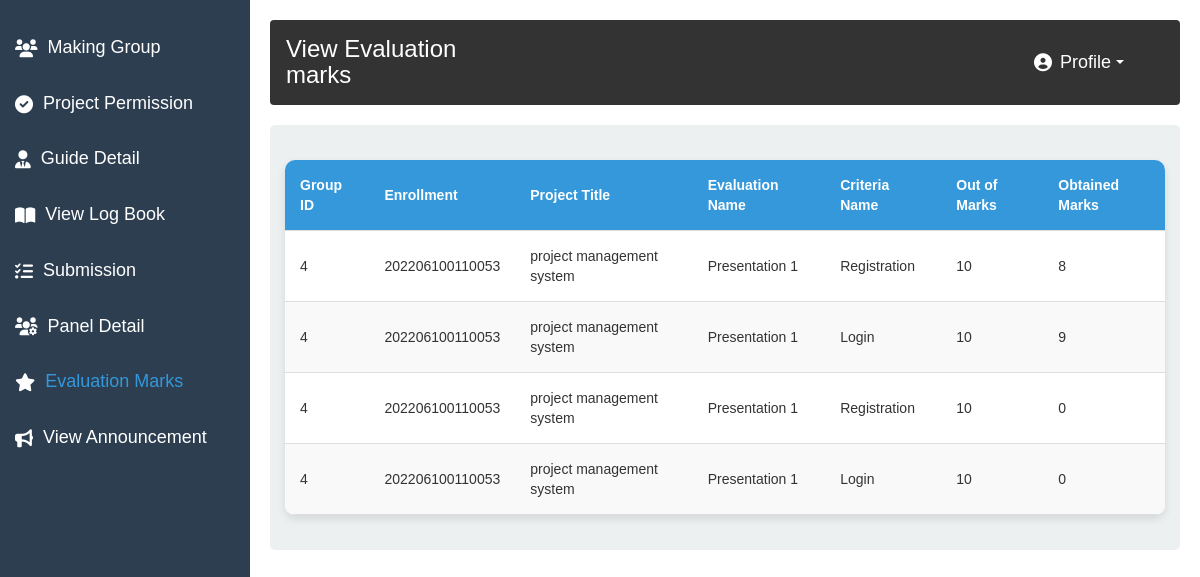
The page /StudentEvaluationMark.php (signed in) on the database its author committed.
### tables this page shows
CREATE TABLE `studentmarks` (
  `groupid` int(11) DEFAULT NULL,
  `enrollment` bigint(20) DEFAULT NULL,
  `projectTitle` varchar(100) DEFAULT NULL,
  `Eid` int(11) DEFAULT NULL,
  `Cid` int(11) DEFAULT NULL,
  `obtainMarks` int(11) DEFAULT NULL
);

CREATE TABLE `evaluation` (
  `id` int(11) NOT NULL,
  `name` varchar(40) DEFAULT NULL,
  `Date` date DEFAULT NULL,
  `description` varchar(100) DEFAULT NULL
);

CREATE TABLE `criteria` (
  `Id` int(11) NOT NULL,
  `name` varchar(100) DEFAULT NULL,
  `MarksofCriteria` int(11) DEFAULT NULL,
  `evaluationId` int(11) DEFAULT NULL
);

### StudentEvaluationMark.php (the view, shortened to what this page needs)
<?php
include 'connection.php';
$lid = $_SESSION['id'];
?>
<!DOCTYPE html>
<html lang="en">
    <head>
        <link rel="stylesheet" href="https://maxcdn.bootstrapcdn.com/bootstrap/3.4.1/css/bootstrap.min.css">
        <link rel="stylesheet" href="https://maxcdn.bootstrapcdn.com/bootstrap/3.4.1/css/bootstrap.min.css">
        <link rel="stylesheet" href="https://maxcdn.bootstrapcdn.com/bootstrap/3.4.1/css/bootstrap.min.css">
        <link href="style.css" rel="stylesheet" type="text/css"/>
        <link rel="stylesheet" href="https://cdnjs.cloudflare.com/ajax/libs/font-awesome/6.0.0-beta3/css/all.min.css">
    </head>
    <body>
        <div class="sidebar">
            <a href="StudentMakeGroup.php">
                <i class="fa fa-users"></i>
                <p>Making Group</p>
            </a>
            <a href="StudentProPermission.php">
                <i class="fa fa-check-circle"></i>
                <p>Project Permission</p>
            </a>
            <a href="StudentGuideDetail.php">
                <i class="fa fa-user-tie"></i>
                <p>Guide Detail</p>
            </a>
            <a href="StudentLogBook.php">
                <i class="fa fa-book-open"></i>
                <p>View Log Book</p>
            </a>
            <a href="SudentTask.php">
                <i class="fa fa-tasks"></i>
                <p>Submission</p>
            </a>
            <a href="SudentPanelDetail.php">
                <i class="fa fa-users-cog"></i>
                <p>Panel Detail</p>
            </a>
            <a href="StudentEvaluationMark.php">
                <i class="fa fa-star"></i>
                <p class="addsf">Evaluation Marks</p>
            </a>
            <a href="StudentViewAnnouncement.php">
                <i class="fas fa-bullhorn"></i>
                <p>View Announcement</p>
            </a>
        </div>
        <div class="main-content">
            <div class="navbar">
                <h1 style="margin:0px;padding: 0px;width: 200px;">View Evaluation marks</h1>
                <div class="nav-links">
                    <div class="dropdown">
                        <button class="profile-btn" class="dropdown-toggle" type="button" data-toggle="dropdown">
                            <i class="fas fa-user-circle"></i> Profile <span class="caret"></span>
                        </button>
                    </div>
                </div>
            </div>
            <div class="section">
                <?php
                $marks = "SELECT studentmarks.groupid, studentmarks.enrollment, studentmarks.projectTitle,
                     evaluation.name AS EvaluationName, criteria.name AS criteriaName,criteria.MarksofCriteria,
                     studentmarks.obtainMarks
              FROM studentmarks
              JOIN evaluation ON studentmarks.Eid = evaluation.id
              JOIN criteria ON studentmarks.Cid = criteria.Id
              WHERE studentmarks.enrollment = '$lid'";
                $data = mysqli_query($c, $marks);
                if (mysqli_num_rows($data) > 0) {
                    echo "<table class='styled-table' align='center' >
                <thead>
                    <tr class='table-heading-row'>
                        <th>Group ID</th>
                        <th>Enrollment</th>
                        <th>Project Title</th>
                        <th>Evaluation Name</th>
                        <th>Criteria Name</th>
                        <th>Out of Marks</th>
                        <th>Obtained Marks</th>
                    </tr>
                </thead>
                <tbody>";
                    while ($row = mysqli_fetch_assoc($data)) {
                        echo "<tr class='table-data-row'>
                    <td>" . htmlspecialchars($row['groupid']) . "</td>
                    <td>" . htmlspecialchars($row['enrollment']) . "</td>
                    <td>" . htmlspecialchars($row['projectTitle']) . "</td>
                    <td>" . htmlspecialchars($row['EvaluationName']) . "</td>
                    <td>" . htmlspecialchars($row['criteriaName']) . "</td>
                    <td>" . htmlspecialchars($row['MarksofCriteria']) . "</td>
                    <td>" . htmlspecialchars($row['obtainMarks']) . "</td>
                  </tr>";
                    }
                    echo "</tbody></table>";
                } else {
                    echo "<p style='text-align:center; font-size: 18px;'>No data available.</p>";
                }
                ?>
            </div>
        </div>
    </body>
</html>

### style.css (style rules this page uses)
* { margin: 0; padding: 0; box-sizing: border-box; }
body { font-family: Arial, sans-serif; background-color: #f4f4f4; }
.navbar { background-color: #333; color: #fff; padding: 15px; display: flex; align-items: center; }
.navbar h1 { margin-left: 20px; font-size: 24px; }
.nav-links { display: flex; margin-right: 20px; }
.sidebar { width: 250px; background-color: #2c3e50; position: fixed; height: 100%; padding-top: 20px; overflow-y: auto; }
.sidebar p { margin: 0px; padding: 0px; }
.sidebar a { padding: 15px; text-decoration: none; font-size: 18px; color: #fff; display: block; display: flex; align-items: center; }
.sidebar a i { margin-right: 10px; }
.main-content { margin-left: 250px; padding: 20px; background-color: #fff; height: 100vh; }
.section { background-color: #ecf0f1; padding: 15px; margin-bottom: 20px; border-radius: 5px; }
button { padding: 10px 15px; background-color: #2980b9; color: #fff; border: none; cursor: pointer; border-radius: 5px; }
i { font-size: 18px; }
.addsf { color: #3498DB; }
.profile-btn { background-color: transparent; color: white; border: none; padding: 10px 20px; font-size: 18px; cursor: pointer; display: flex; align-items: center; }
.profile-btn i { margin-right: 8px; }
.caret { border-top: 4px solid white; margin-left: 5px; }

### StudentEvaluationMark.php (style rules this page uses)
.styled-table { width: 100%; border-collapse: collapse; background-color: #fff; margin: 20px auto; border-radius: 10px; overflow: hidden; box-shadow: 0 4px 8px rgba(0, 0, 0, 0.1); }
.styled-table thead tr { background-color: #3498db; color: #fff; text-align: left; font-weight: bold; }
.styled-table th, .styled-table td { padding: 15px; border-bottom: 1px solid #ddd; }
.styled-table tbody tr:nth-of-type(even) { background-color: #f9f9f9; }
.styled-table tbody tr:nth-of-type(odd) { background-color: #ffffff; }
.styled-table td { color: #333; }

### rows shown on the page
studentmarks: groupid "4", enrollment "202206100110053", projectTitle "project management system", Eid.name "Presentation 1", Cid.name "Registration", Cid.MarksofCriteria "10", obtainMarks "8"
studentmarks: groupid "4", enrollment "202206100110053", projectTitle "project management system", Eid.name "Presentation 1", Cid.name "Login", Cid.MarksofCriteria "10", obtainMarks "9"
studentmarks: groupid "4", enrollment "202206100110053", projectTitle "project management system", Eid.name "Presentation 1", Cid.name "Registration", Cid.MarksofCriteria "10", obtainMarks "0"
studentmarks: groupid "4", enrollment "202206100110053", projectTitle "project management system", Eid.name "Presentation 1", Cid.name "Login", Cid.MarksofCriteria "10", obtainMarks "0"
